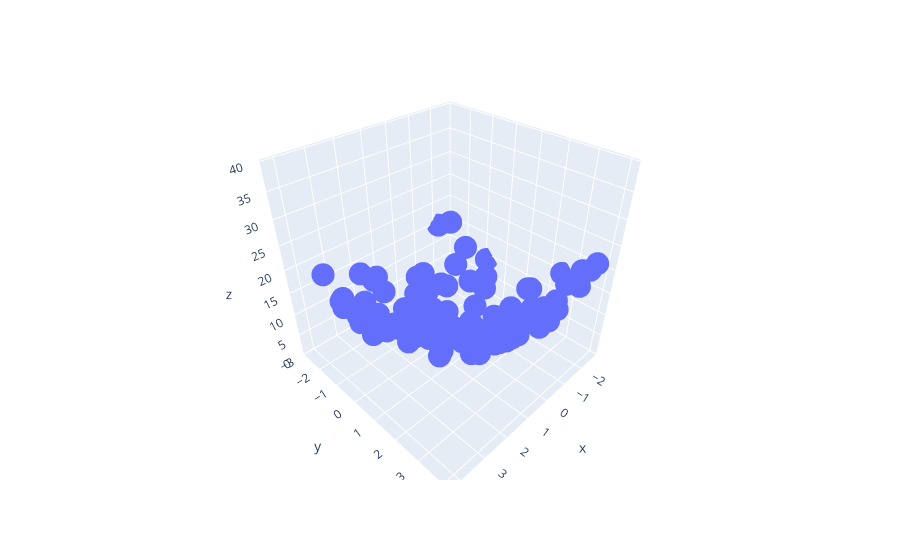

Notebook code cell kept with this figure:
### Markdown cell above
# 3-d

### Code cell
# 3D polynomial regression
x = 7 * np.random.rand(100, 1) - 2.8
y = 7 * np.random.rand(100, 1) - 2.8

z = x**2 + y**2 + 0.2*x + 0.2*y + 0.1*x*y +2 + np.random.randn(100, 1)
# z = x^2 + y^2 + 0.2x + 0.2y + 0.1xy + 2
import plotly.express as px
df = px.data.iris()
fig = px.scatter_3d(df, x=x.ravel(), y=y.ravel(), z=z.ravel())
fig.show()
